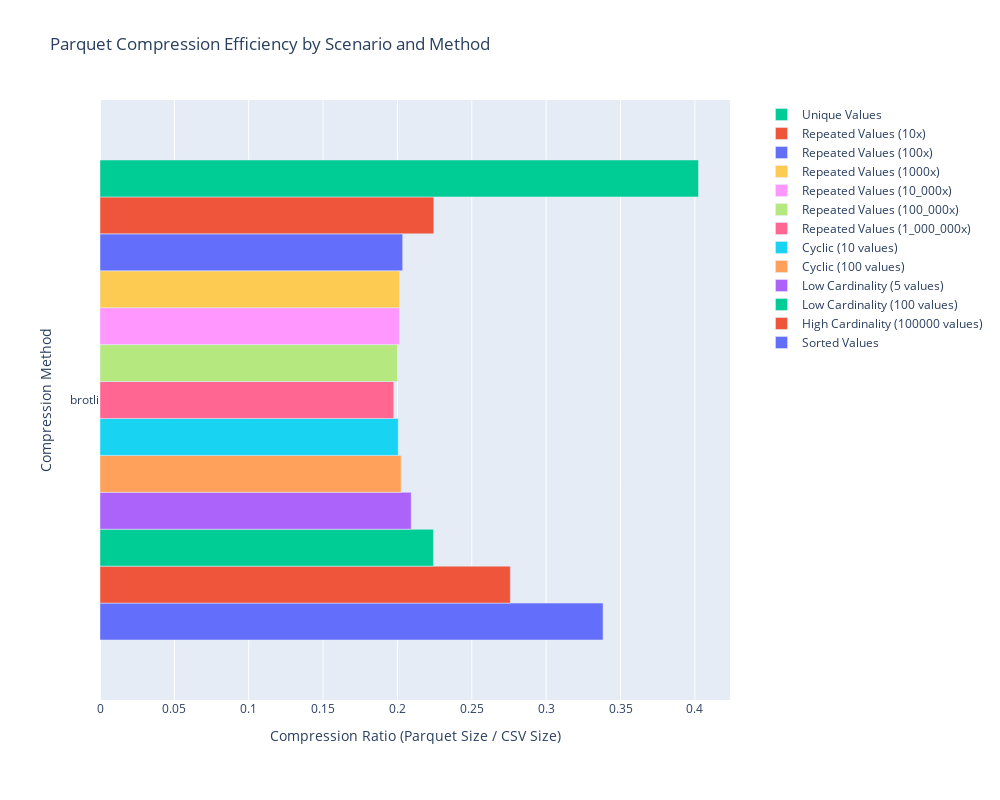

Notebook cell for this chart:
### Code cell
# Create visualization with plotly
import plotly.graph_objects as go

# Prepare data for plotting
scenarios_df = results_df['Scenario'].unique()
compression_methods = results_df['Compression'].unique()

# Create figure
fig = go.Figure()

# Add traces for each scenario in reverse order to match legend with bars
for scenario_name in reversed(scenarios_df):
    data = results_df[results_df['Scenario'] == scenario_name]
    
    fig.add_trace(go.Bar(
        y=data['Compression'],
        x=data['Compression Ratio'],
        name=scenario_name,
        orientation='h'
    ))

# Update layout
fig.update_layout(
    title='Parquet Compression Efficiency by Scenario and Method',
    xaxis_title='Compression Ratio (Parquet Size / CSV Size)',
    yaxis_title='Compression Method',
    barmode='group',
    height=800,
    width=1000,
    legend=dict(
        x=1.05,
        y=1,
        xanchor='left',
        yanchor='top',
        traceorder='reversed'  # Ensure legend order matches visual order
    ),
    margin=dict(l=100, r=100, t=100, b=100)
)

# Save as image
fig.write_image('parquet_compression_chart.png')

# Show interactive plot
fig.show()

### Figure 1 — Plotly figure (JSON) as saved in the notebook; plotly's stock layout.template omitted (floating-point values rounded to 4 significant figures)
{"data": [{"name": "Sorted Values", "orientation": "h", "type": "bar", "x": [0.3383], "y": ["brotli"]}, {"name": "High Cardinality (100000 values)", "orientation": "h", "type": "bar", "x": [0.2759], "y": ["brotli"]}, {"name": "Low Cardinality (100 values)", "orientation": "h", "type": "bar", "x": [0.2242], "y": ["brotli"]}, {"name": "Low Cardinality (5 values)", "orientation": "h", "type": "bar", "x": [0.2092], "y": ["brotli"]}, {"name": "Cyclic (100 values)", "orientation": "h", "type": "bar", "x": [0.2025], "y": ["brotli"]}, {"name": "Cyclic (10 values)", "orientation": "h", "type": "bar", "x": [0.2006], "y": ["brotli"]}, {"name": "Repeated Values (1_000_000x)", "orientation": "h", "type": "bar", "x": [0.1975], "y": ["brotli"]}, {"name": "Repeated Values (100_000x)", "orientation": "h", "type": "bar", "x": [0.2001], "y": ["brotli"]}, {"name": "Repeated Values (10_000x)", "orientation": "h", "type": "bar", "x": [0.2013], "y": ["brotli"]}, {"name": "Repeated Values (1000x)", "orientation": "h", "type": "bar", "x": [0.2014], "y": ["brotli"]}, {"name": "Repeated Values (100x)", "orientation": "h", "type": "bar", "x": [0.2035], "y": ["brotli"]}, {"name": "Repeated Values (10x)", "orientation": "h", "type": "bar", "x": [0.2245], "y": ["brotli"]}, {"name": "Unique Values", "orientation": "h", "type": "bar", "x": [0.4024], "y": ["brotli"]}], "layout": {"barmode": "group", "height": 800, "legend": {"traceorder": "reversed", "x": 1.05, "xanchor": "left", "y": 1, "yanchor": "top"}, "margin": {"b": 100, "l": 100, "r": 100, "t": 100}, "title": {"text": "Parquet Compression Efficiency by Scenario and Method"}, "width": 1000, "xaxis": {"title": {"text": "Compression Ratio (Parquet Size / CSV Size)"}}, "yaxis": {"title": {"text": "Compression Method"}}}}
